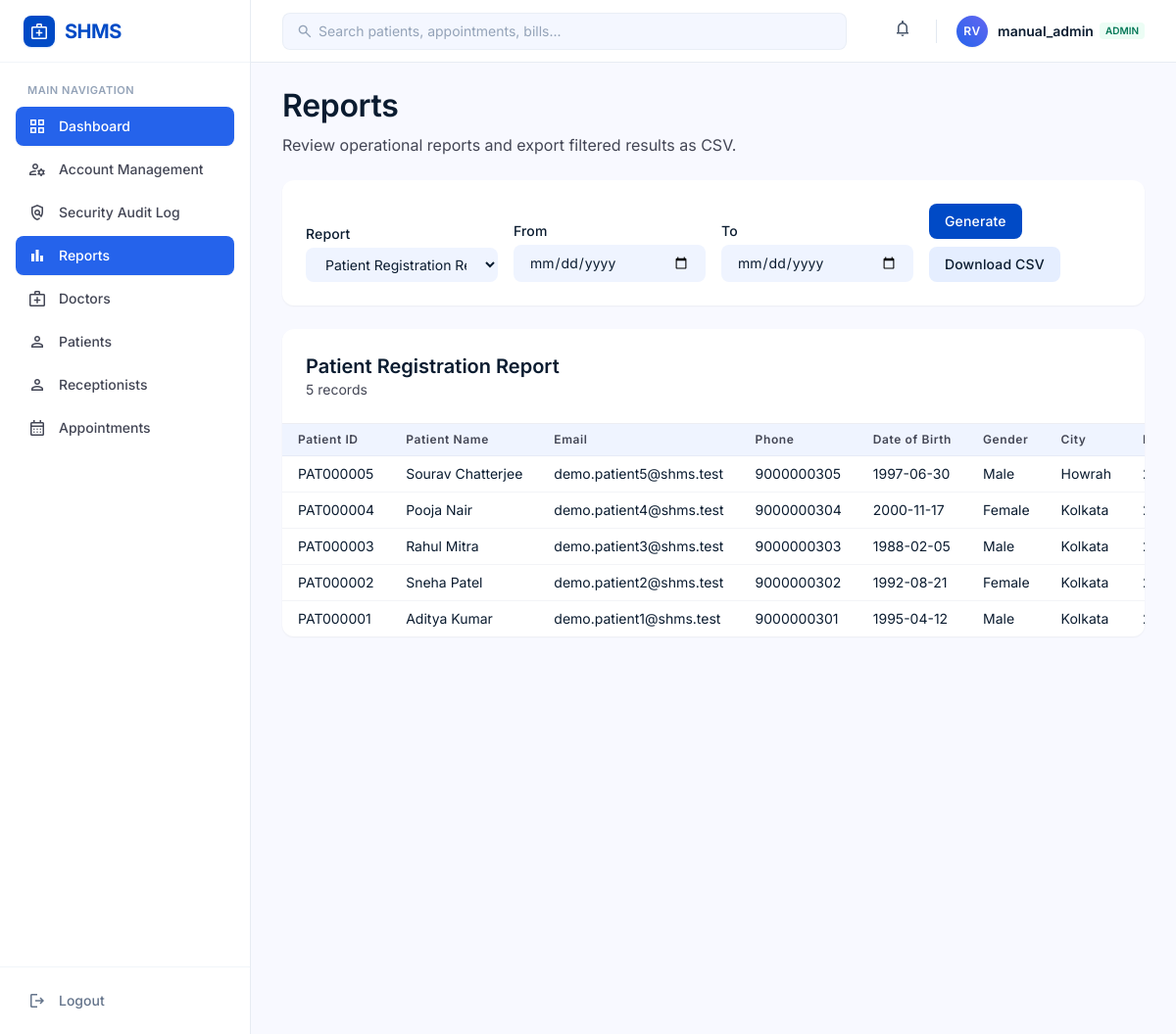
Screenshot of /reports/ (signed in) with the database file from the repository.
### accounts/models.py (models this page shows, shortened)
class User(AbstractUser):
    email = models.EmailField(unique=True)
    role = models.CharField(
        max_length=20,
        choices=UserRole.choices,
        default=UserRole.PATIENT,
    )
    phone_number = models.CharField(
        max_length=15,
        blank=True,
    )
    profile_picture = models.ImageField(
        upload_to="profile_pictures/",
        blank=True,
        null=True,
    )
    created_at = models.DateTimeField(
        auto_now_add=True,
    )
    updated_at = models.DateTimeField(
        auto_now=True,
    )
    objects = CustomUserManager()
    USERNAME_FIELD = "email"
    REQUIRED_FIELDS = ["username"]
    class Meta:
        db_table = "users"
        verbose_name = "User"
        verbose_name_plural = "Users"

### patients/models.py (models this page shows, shortened)
class Patient(models.Model):
    user = models.OneToOneField(
        settings.AUTH_USER_MODEL,
        on_delete=models.CASCADE,
        related_name="patient_profile",
    )
    patient_id = models.CharField(
        max_length=20,
        unique=True,
        blank=True,
    )
    date_of_birth = models.DateField()
    gender = models.CharField(
        max_length=10,
        choices=GenderChoices.choices,
    )
    blood_group = models.CharField(
        max_length=5,
        choices=BloodGroupChoices.choices,
    )
    emergency_contact = models.CharField(
        max_length=15,
    )
    address = models.TextField()
    city = models.CharField(
        max_length=100,
    )
    state = models.CharField(
        max_length=100,
    )
    pincode = models.CharField(
        max_length=10,
    )
    allergies = models.TextField(
        blank=True,
    )
    medical_history = models.TextField(
        blank=True,
    )
    created_at = models.DateTimeField(
        auto_now_add=True,
    )
    updated_at = models.DateTimeField(
        auto_now=True,
    )
    class Meta:
        db_table = "patients"
        verbose_name = "Patient"
        verbose_name_plural = "Patients"

### dashboard/reports.py (the view)
@role_required(UserRole.ADMIN)
def report_list(request):
    form = _report_form(request)
    context = {"form": form, "page_obj": None}
    if form.is_valid():
        report_key = form.cleaned_data["report"]
        title, columns, queryset, row_builder = _get_report(
            report_key,
            form.cleaned_data["start_date"],
            form.cleaned_data["end_date"],
        )
        page_obj = Paginator(queryset, 50).get_page(request.GET.get("page"))
        context.update(
            {
                "report_title": title,
                "columns": columns,
                "rows": [row_builder(item) for item in page_obj.object_list],
                "page_obj": page_obj,
                "selected_report": report_key,
            }
        )
    return render(request, "dashboard/reports.html", context)

### dashboard/forms.py (called while the page is built)
    def clean(self):
        cleaned_data = super().clean()
        start_date = cleaned_data.get("start_date")
        end_date = cleaned_data.get("end_date")
        if start_date and end_date and start_date > end_date:
            raise forms.ValidationError(
                "The start date must be on or before the end date."
            )
        return cleaned_data

### dashboard/reports.py (called while the page is built, shortened)
def _date_range(queryset, field, start_date, end_date, is_datetime=False):
    lookup_field = f"{field}__date" if is_datetime else field
    if start_date:
        queryset = queryset.filter(**{f"{lookup_field}__gte": start_date})
    if end_date:
        queryset = queryset.filter(**{f"{lookup_field}__lte": end_date})
    return queryset

def _patient_row(patient):
    user = patient.user
    return (
        patient.patient_id,
        user.get_full_name() or user.username,
        user.email,
        user.phone_number,
        patient.date_of_birth.isoformat(),
        patient.get_gender_display(),
        patient.city,
        timezone.localtime(patient.created_at).date().isoformat(),
    )

def _get_report(report_key, start_date, end_date):
    if report_key == "patients":
        queryset = Patient.objects.select_related("user").order_by("-created_at")
        queryset = _date_range(
            queryset, "created_at", start_date, end_date, is_datetime=True
        )
        return (
            "Patient Registration Report",
            (
                "Patient ID",
                "Patient Name",
                "Email",
                "Phone",
                "Date of Birth",
                "Gender",
                "City",
                "Registered On",
            ),
            queryset,
            _patient_row,
        )

def _report_form(request):
    data = request.GET if request.GET else {"report": "patients"}
    return ReportFilterForm(data)

### templates/dashboard/reports.html (shortened to what this page needs)
{% extends "base.html" %}
{% block content %}
<main class="min-h-screen bg-background">
    <div class="mx-auto flex w-full max-w-7xl flex-col gap-lg px-md py-lg md:px-xl">
        <header class="flex flex-col gap-sm">
            <h1 class="font-headline-lg text-headline-lg text-on-surface">Reports</h1>
            <p class="font-body-md text-body-md text-on-surface-variant">
                Review operational reports and export filtered results as CSV.
            </p>
        </header>
        <form method="get" class="grid grid-cols-1 items-end gap-md rounded-xl bg-surface-container-lowest p-lg shadow-sm md:grid-cols-4">
            <div>
                <label for="{{ form.report.id_for_label }}" class="mb-xs block font-label-md text-label-md text-on-surface">Report</label>
                {{ form.report }}
            </div>
            <div>
                <label for="{{ form.start_date.id_for_label }}" class="mb-xs block font-label-md text-label-md text-on-surface">From</label>
                {{ form.start_date }}
            </div>
            <div>
                <label for="{{ form.end_date.id_for_label }}" class="mb-xs block font-label-md text-label-md text-on-surface">To</label>
                {{ form.end_date }}
            </div>
            <div class="flex flex-wrap gap-sm">
                <button type="submit" class="rounded-lg bg-primary px-md py-sm font-label-md text-label-md text-on-primary">Generate</button>
                {% if selected_report %}
                <a href="{% url 'dashboard:report-download' %}?report={{ selected_report }}&start_date={{ form.start_date.value|default:'' }}&end_date={{ form.end_date.value|default:'' }}"
                    class="rounded-lg bg-surface-container px-md py-sm font-label-md text-label-md text-on-surface">Download CSV</a>
                {% endif %}
            </div>
        </form>
        {% if report_title %}
        <section class="overflow-hidden rounded-xl bg-surface-container-lowest shadow-sm">
            <div class="flex flex-col gap-xs border-b border-outline-variant/30 p-lg sm:flex-row sm:items-center sm:justify-between">
                <div>
                    <h2 class="font-title-md text-title-md text-on-surface">{{ report_title }}</h2>
                    <p class="font-body-sm text-body-sm text-on-surface-variant">
                        {{ page_obj.paginator.count }} record{{ page_obj.paginator.count|pluralize }}
                    </p>
                </div>
            </div>
            <div class="overflow-x-auto">
                <table class="w-full min-w-max border-collapse text-left">
                    <thead class="bg-surface-container-low">
                        <tr>
                            {% for column in columns %}
                            <th class="whitespace-nowrap px-md py-sm font-label-sm text-label-sm text-on-surface-variant">{{ column }}</th>
                            {% endfor %}
                        </tr>
                    </thead>
                    <tbody>
                        {% for row in rows %}
                        <tr class="border-t border-outline-variant/20">
                            {% for cell in row %}
                            <td class="max-w-sm whitespace-pre-wrap px-md py-sm font-body-sm text-body-sm text-on-surface">{{ cell|default:"—" }}</td>
                            {% endfor %}
                        </tr>
                        {% empty %}
                        <tr>
                            <td class="px-md py-lg text-center font-body-sm text-body-sm text-on-surface-variant" colspan="{{ columns|length }}">No records found for this report and date range.</td>
                        </tr>
                        {% endfor %}
                    </tbody>
                </table>
            </div>
        </section>
        {% endif %}
    </div>
</main>
{% endblock %}

### templates/includes/header.html (shortened to what this page needs)
<header
    class="sticky top-0 z-30 h-16 bg-surface-container-lowest/90 backdrop-blur-md border-b border-slate-200/80 px-4 sm:px-6 lg:px-8 flex items-center justify-between gap-4 no-print">
    <div class="flex items-center gap-3 flex-1 max-w-xl">
        <form action="{% url 'core:search' %}" class="relative w-full max-w-xl hidden sm:block" method="get" role="search">
            <span
                class="material-symbols-outlined absolute left-3.5 top-1/2 -translate-y-1/2 text-slate-400 text-[18px] pointer-events-none">search</span>
            <input
                class="w-full pl-9 pr-4 py-2 bg-surface-container-low/70 border border-slate-200/60 rounded-lg text-sm text-on-surface placeholder:text-slate-400 focus:outline-none focus:ring-2 focus:ring-primary/20 focus:border-primary transition-all"
                id="header-search" name="q" value="{{ request.GET.q|default:'' }}"
                maxlength="100" placeholder="Search patients, appointments, bills..." type="search" required />
        </form>
    </div>
    <div class="flex items-center gap-2 sm:gap-4">
        <div class="relative">
            <button aria-label="Notifications{% if unread_notification_count %}, {{ unread_notification_count }} unread{% endif %}"
                aria-controls="notification-panel" aria-expanded="false"
                data-notification-ids="{{ recent_activity_ids|join:',' }}"
                id="notification-button"
                class="relative p-2 rounded-lg text-slate-600 hover:bg-surface-container-low hover:text-on-surface transition-colors">
                <span class="material-symbols-outlined text-[20px]">notifications</span>
            </button>
        </div>
        <div class="flex items-center gap-2.5 pl-1">
            <div
                class="w-8 h-8 rounded-full bg-gradient-to-tr from-blue-600 to-indigo-500 text-white flex items-center justify-center font-semibold text-xs tracking-wider shadow-sm">
                RV
            </div>
            <div class="hidden sm:flex flex-col text-left leading-tight">
                <div class="flex items-center gap-1.5">
                    <span class="text-sm font-semibold text-on-surface">{{ user.get_full_name|default:user.username }}</span>
                    <span
                        class="px-1.5 py-0.5 rounded text-[10px] font-semibold bg-emerald-50 text-emerald-700">{{ user.role|default:"User" }}</span>
                </div>
            </div>
        </div>
    </div>
</header>

### rows the page displays
User: get_full_name "manual_admin", role "ADMIN"
Patient: row "PAT000005" "Howrah"
User: row "demo.patient5@shms.test" "9000000305"
Patient: row "PAT000004" "Kolkata"
User: row "demo.patient4@shms.test" "9000000304"
Patient: row "PAT000003" "Kolkata"
User: row "demo.patient3@shms.test" "9000000303"
Patient: row "PAT000002" "Kolkata"
User: row "demo.patient2@shms.test" "9000000302"
Patient: row "PAT000001" "Kolkata"
User: row "demo.patient1@shms.test" "9000000301"

### other values shown
{{ report_title }} "Patient Registration Report"
{{ page_obj.paginator.count }} "5"
{{ column }} "Patient ID" "Patient Name" "Email" "Phone" "Date of Birth" "Gender" "City"
{{ cell|default:"—" }} "Sourav Chatterjee" "1997-06-30" "Male" "Pooja Nair" "2000-11-17" "Female" "Rahul Mitra" "1988-02-05" "Male" "Sneha Patel" "1992-08-21" "Female" "Aditya Kumar" "1995-04-12" "Male"
